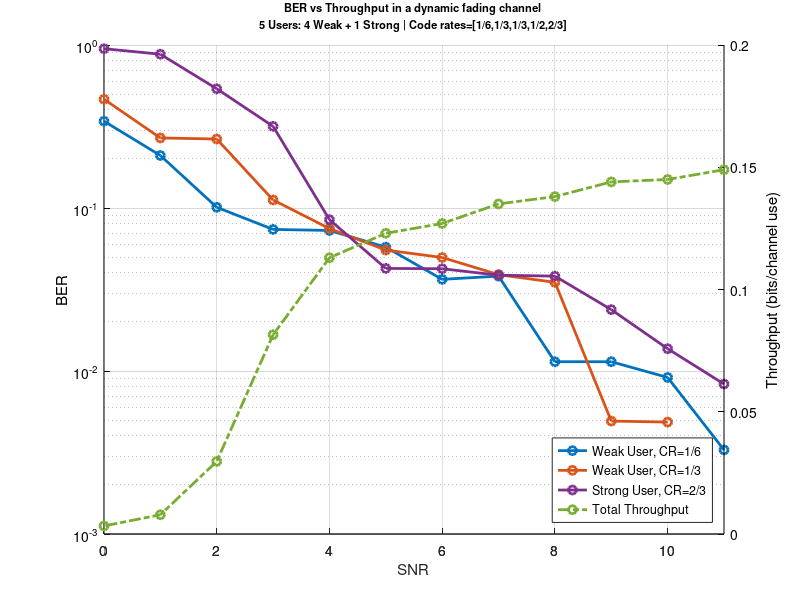

MATLAB code for this plot:
clear all; close all; clc;
% WISE

%P_tx = 11:-1:0
SNR = 11:-1:0

user_4_ber = [8.32E-03
1.37E-02
2.38E-02
3.82E-02
3.87E-02
4.24E-02
4.26E-02
8.48E-02
3.17E-01
5.39E-01
8.78E-01
9.49E-01
];
user_0_ber = [3.28E-03
9.13E-03
1.14E-02
1.14E-02
3.82E-02
3.65E-02
5.75E-02
7.28E-02
7.39E-02
1.01E-01
2.10E-01
3.41E-01
];
user_1_ber = [0.00E+00
4.86E-03
4.93E-03
3.50E-02
3.90E-02
4.97E-02
5.52E-02
7.48E-02
1.12E-01
2.65E-01
2.69E-01
4.65E-01
];

thput = [1.49E-01
1.45E-01
1.44E-01
1.38E-01
1.35E-01
1.27E-01
1.23E-01
1.13E-01
8.15E-02
2.97E-02
7.87E-03
3.29E-03
];

hax = gca;
figure(1)
grid on; hold on;
color = get (gca, "ColorOrder");

[hax, tmp, b0] = plotyy (hax,0,0, SNR, thput,@semilogy,@plot);
delete(tmp);
%[hax, a0, b0] = plotyy (hax,0,0, SNR, thput,@semilogy,@semilogy);
%[~, a0] = semilogy (SNR, user_0_ber);
%[~, a4] = semilogy (SNR, user_4_ber);
%[~, a1] = semilogy (SNR, user_1_ber);
a0 = semilogy (SNR, user_0_ber);
a1 = semilogy (SNR, user_1_ber);
a4 = semilogy (SNR, user_4_ber);

% Color Style by User
set ([a0], "marker", "o", 'LineWidth',2, "color", color(1,:));
set ([a1], "marker", "o", 'LineWidth',2, "color", color(2,:));
set ([a4], "marker", "o", 'LineWidth',2, "color", color(4,:));
set ([b0], "marker", "o", 'LineWidth',2, "color", color(5,:));
%set ([a1, b1], "marker", "o", 'LineWidth',2, "color", color(2,:));

% Line Style by metric
set ([a0, a1, a4], "linestyle", "-");
set ([b0], "linestyle", "-.");
%set ([b0, b4], "linestyle", "-.");

set(hax,{'ycolor'},{'k';'k'})
grid on;
xlabel (hax(1), "xlabel");
ylabel (hax(1), "BER");
ylabel (hax(2), "Throughput (bits/channel use)");

xlabel('SNR');
hleg1 = legend('Weak User, CR=1/6','Weak User, CR=1/3','Strong User, CR=2/3','Total Throughput',"location", "southeast");
%title (hax(2), cstrcat("BER vs Throughput in Dynamic Fading Channel \n5 Users: 4 Weak + 1 Strong | Code rates=[1/6,1/3,1/3,1/2,2/3]"));
title (hax(2), {"BER vs Throughput in a dynamic fading channel"; "5 Users: 4 Weak + 1 Strong | Code rates=[1/6,1/3,1/3,1/2,2/3]"}, "fontsize", 8);

%%%%%%%%%%%%%%%%%%%%%%%%%%%%%%%%%%%%%%%%%%%
%%%%%%%%%%%%%%%%%%%%%%%%%%%%%%%%%%%%%%%%%%%

%